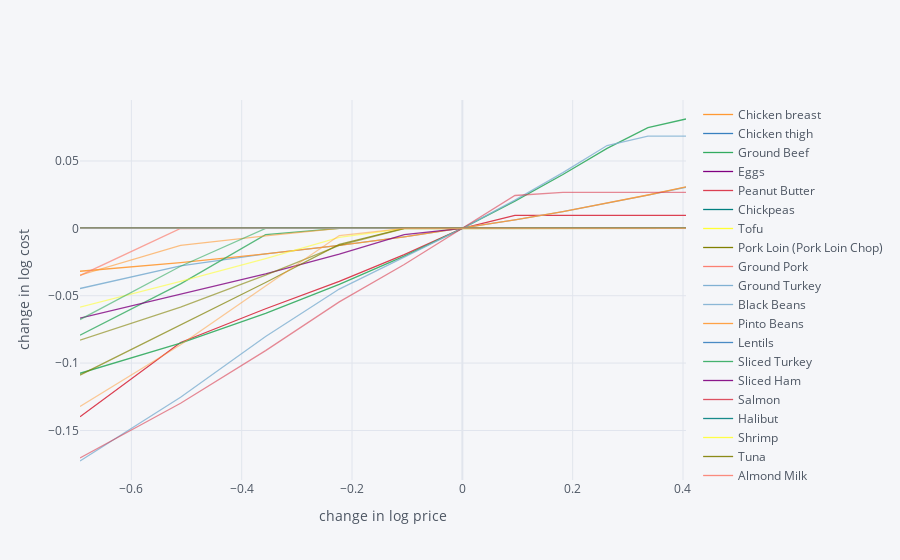

Write notebook code for a chart like this one.
### Markdown cell above
## [C]Sensitivity Analysis
As prices change, we should expect the minimum cost diet to also change. The code below creates a graph which changes prices away from the `base’ case one food at a time, and plots changes in total diet cost. We see that increases in price have a relatively lower impact (increase) on total diet cost compared to a decrease in price. For example, if there were discounts one week, it would most likely have a pretty large impact on the cost of the total diet. We find that cheddar cheese is very sensitive to price, while sliced turkey is sensitive to increases and jalapenos are sensitive to decreases.

### Code cell
import cufflinks as cf
cf.go_offline()

#Berkeley Bowl

scale = [.5,.6,.7,.8,.9,1.,1.1,1.2,1.3,1.4,1.5]

cost0 = solve_subsistence_problem(FoodNutrients,prices_bb,diet_min[group],diet_max[group],tol=tol).fun

Price_response={}
for s in scale:
    cost = {}
    for i,p in enumerate(prices_bb):
        my_p = prices_bb.copy()
        my_p[i] = p*s
        result = solve_subsistence_problem(FoodNutrients,my_p,diet_min[group],diet_max[group],tol=tol)
        cost[prices_bb.index[i]] = np.log(result.fun/cost0)
    Price_response[np.log(s)] = cost

Price_response = pd.DataFrame(Price_response).T
Price_response.iplot(xTitle='change in log price',yTitle='change in log cost')

### Figure 1 — Plotly figure (JSON) as saved in the notebook; plotly's stock layout.template omitted (floating-point values rounded to 4 significant figures)
{"data": [{"line": {"color": "rgba(255, 153, 51, 1.0)", "dash": "solid", "shape": "linear", "width": 1.3}, "mode": "lines", "name": "Chicken breast", "text": "", "type": "scatter", "x": [-0.6931, -0.5108, -0.3567, -0.2231, -0.1054, 0, 0.09531, 0.1823, 0.2624, 0.3365, 0.4055], "y": [-3.766e-08, -3.608e-08, -3.006e-08, -1.818e-08, -4.282e-09, 0, -3.29e-08, 2.43e-07, -1.729e-08, 1.1e-07, 2.014e-07]}, {"line": {"color": "rgba(55, 128, 191, 1.0)", "dash": "solid", "shape": "linear", "width": 1.3}, "mode": "lines", "name": "Chicken thigh", "text": "", "type": "scatter", "x": [-0.6931, -0.5108, -0.3567, -0.2231, -0.1054, 0, 0.09531, 0.1823, 0.2624, 0.3365, 0.4055], "y": [7.924e-09, 1.197e-07, 1.161e-07, -3.022e-08, -3.794e-08, 0, -1.154e-08, -2.95e-08, -3.696e-08, -3.814e-08, 2.043e-07]}, {"line": {"color": "rgba(50, 171, 96, 1.0)", "dash": "solid", "shape": "linear", "width": 1.3}, "mode": "lines", "name": "Ground Beef", "text": "", "type": "scatter", "x": [-0.6931, -0.5108, -0.3567, -0.2231, -0.1054, 0, 0.09531, 0.1823, 0.2624, 0.3365, 0.4055], "y": [-3.827e-08, -3.774e-08, -3.485e-08, -2.351e-08, -5.672e-09, 0, -3.768e-08, -1.937e-08, 8.303e-08, 1.746e-07, 1.456e-07]}, {"line": {"color": "rgba(128, 0, 128, 1.0)", "dash": "solid", "shape": "linear", "width": 1.3}, "mode": "lines", "name": "Eggs", "text": "", "type": "scatter", "x": [-0.6931, -0.5108, -0.3567, -0.2231, -0.1054, 0, 0.09531, 0.1823, 0.2624, 0.3365, 0.4055], "y": [4.088e-07, 1.02e-07, 1.437e-07, -7.354e-09, -3.757e-08, 0, -1.365e-08, -3.171e-08, -3.75e-08, -3.83e-08, -3.837e-08]}, {"line": {"color": "rgba(219, 64, 82, 1.0)", "dash": "solid", "shape": "linear", "width": 1.3}, "mode": "lines", "name": "Peanut Butter", "text": "", "type": "scatter", "x": [-0.6931, -0.5108, -0.3567, -0.2231, -0.1054, 0, 0.09531, 0.1823, 0.2624, 0.3365, 0.4055], "y": [-0.1399, -0.08471, -0.05967, -0.03938, -0.0195, 0, 0.009576, 0.009576, 0.009576, 0.009576, 0.009576]}, {"line": {"color": "rgba(0, 128, 128, 1.0)", "dash": "solid", "shape": "linear", "width": 1.3}, "mode": "lines", "name": "Chickpeas", "text": "", "type": "scatter", "x": [-0.6931, -0.5108, -0.3567, -0.2231, -0.1054, 0, 0.09531, 0.1823, 0.2624, 0.3365, 0.4055], "y": [-3.789e-08, -3.83e-08, -3.775e-08, 2.676e-07, 1.244e-07, 0, -3.799e-08, -3.832e-08, -3.835e-08, 9.168e-07, 1.253e-06]}, {"line": {"color": "rgba(255, 255, 51, 1.0)", "dash": "solid", "shape": "linear", "width": 1.3}, "mode": "lines", "name": "Tofu", "text": "", "type": "scatter", "x": [-0.6931, -0.5108, -0.3567, -0.2231, -0.1054, 0, 0.09531, 0.1823, 0.2624, 0.3365, 0.4055], "y": [-3.718e-08, 1.001e-06, -3.445e-08, 3.158e-07, 1.304e-07, 0, -3.834e-08, 4.47e-08, 4.906e-08, -1.102e-09, -1.031e-08]}, {"line": {"color": "rgba(128, 128, 0, 1.0)", "dash": "solid", "shape": "linear", "width": 1.3}, "mode": "lines", "name": "Pork Loin (Pork Loin Chop)", "text": "", "type": "scatter", "x": [-0.6931, -0.5108, -0.3567, -0.2231, -0.1054, 0, 0.09531, 0.1823, 0.2624, 0.3365, 0.4055], "y": [1.114e-06, 1.091e-06, 3.738e-07, 1.255e-07, -3.773e-08, 0, -1.052e-08, -3.564e-08, 1.366e-08, -3.203e-08, -3.82e-08]}, {"line": {"color": "rgba(251, 128, 114, 1.0)", "dash": "solid", "shape": "linear", "width": 1.3}, "mode": "lines", "name": "Ground Pork", "text": "", "type": "scatter", "x": [-0.6931, -0.5108, -0.3567, -0.2231, -0.1054, 0, 0.09531, 0.1823, 0.2624, 0.3365, 0.4055], "y": [5.629e-09, 9.007e-09, 7.186e-09, 4.853e-09, 2.64e-09, 0, -7.464e-09, -2.748e-08, -2.842e-08, 1.165e-07, -3.071e-08]}, {"line": {"color": "rgba(128, 177, 211, 1.0)", "dash": "solid", "shape": "linear", "width": 1.3}, "mode": "lines", "name": "Ground Turkey", "text": "", "type": "scatter", "x": [-0.6931, -0.5108, -0.3567, -0.2231, -0.1054, 0, 0.09531, 0.1823, 0.2624, 0.3365, 0.4055], "y": [5.003e-09, 4.579e-09, 3.879e-09, 2.917e-09, 1.783e-09, 0, -5.488e-09, -2.27e-08, -3.835e-08, 1.151e-07, -9.506e-10]}, {"line": {"color": "rgba(128, 177, 211, 0.8999999999999999)", "dash": "solid", "shape": "linear", "width": 1.3}, "mode": "lines", "name": "Black Beans", "text": "", "type": "scatter", "x": [-0.6931, -0.5108, -0.3567, -0.2231, -0.1054, 0, 0.09531, 0.1823, 0.2624, 0.3365, 0.4055], "y": [-0.04465, -0.02785, -0.019, -0.01263, -0.006293, 0, 0.006255, 0.01247, 0.01865, 0.02473, 0.03054]}, {"line": {"color": "rgba(255, 153, 51, 0.8999999999999999)", "dash": "solid", "shape": "linear", "width": 1.3}, "mode": "lines", "name": "Pinto Beans", "text": "", "type": "scatter", "x": [-0.6931, -0.5108, -0.3567, -0.2231, -0.1054, 0, 0.09531, 0.1823, 0.2624, 0.3365, 0.4055], "y": [-0.03185, -0.0254, -0.01899, -0.01262, -0.006288, 0, 0.006249, 0.01246, 0.01863, 0.02477, 0.03086]}, {"line": {"color": "rgba(55, 128, 191, 0.8999999999999999)", "dash": "solid", "shape": "linear", "width": 1.3}, "mode": "lines", "name": "Lentils", "text": "", "type": "scatter", "x": [-0.6931, -0.5108, -0.3567, -0.2231, -0.1054, 0, 0.09531, 0.1823, 0.2624, 0.3365, 0.4055], "y": [2.086e-08, 1.296e-08, 6.875e-09, 4.08e-09, 2.63e-09, 0, -1.382e-08, -3.796e-08, 2.221e-07, -3.12e-08, 1.893e-08]}, {"line": {"color": "rgba(50, 171, 96, 0.8999999999999999)", "dash": "solid", "shape": "linear", "width": 1.3}, "mode": "lines", "name": "Sliced Turkey", "text": "", "type": "scatter", "x": [-0.6931, -0.5108, -0.3567, -0.2231, -0.1054, 0, 0.09531, 0.1823, 0.2624, 0.3365, 0.4055], "y": [-0.1076, -0.0851, -0.06314, -0.04165, -0.02061, 0, 0.02019, 0.03998, 0.05939, 0.07474, 0.08117]}, {"line": {"color": "rgba(128, 0, 128, 0.8999999999999999)", "dash": "solid", "shape": "linear", "width": 1.3}, "mode": "lines", "name": "Sliced Ham", "text": "", "type": "scatter", "x": [-0.6931, -0.5108, -0.3567, -0.2231, -0.1054, 0, 0.09531, 0.1823, 0.2624, 0.3365, 0.4055], "y": [-3.826e-08, -3.827e-08, -3.834e-08, 7.516e-07, -3.313e-08, 0, 2.559e-08, 8.959e-08, 1.993e-07, -7.253e-09, -3.757e-08]}, {"line": {"color": "rgba(219, 64, 82, 0.8999999999999999)", "dash": "solid", "shape": "linear", "width": 1.3}, "mode": "lines", "name": "Salmon", "text": "", "type": "scatter", "x": [-0.6931, -0.5108, -0.3567, -0.2231, -0.1054, 0, 0.09531, 0.1823, 0.2624, 0.3365, 0.4055], "y": [3.912e-07, 2.923e-07, -2.018e-08, 1.367e-07, 1.117e-08, 0, 6.613e-08, 1.31e-08, -3.838e-08, -3.487e-08, -3.794e-08]}, {"line": {"color": "rgba(0, 128, 128, 0.8999999999999999)", "dash": "solid", "shape": "linear", "width": 1.3}, "mode": "lines", "name": "Halibut", "text": "", "type": "scatter", "x": [-0.6931, -0.5108, -0.3567, -0.2231, -0.1054, 0, 0.09531, 0.1823, 0.2624, 0.3365, 0.4055], "y": [-3.75e-08, -3.74e-08, -3.742e-08, -2.311e-08, -3.742e-08, 0, -1.427e-08, 2.193e-08, -3.836e-08, 1.092e-06, -3.646e-08]}, {"line": {"color": "rgba(255, 255, 51, 0.8999999999999999)", "dash": "solid", "shape": "linear", "width": 1.3}, "mode": "lines", "name": "Shrimp", "text": "", "type": "scatter", "x": [-0.6931, -0.5108, -0.3567, -0.2231, -0.1054, 0, 0.09531, 0.1823, 0.2624, 0.3365, 0.4055], "y": [2.166e-07, 2.223e-07, 1.999e-07, 1.315e-08, -9.956e-09, 0, -1.774e-08, 1.234e-07, -3.377e-08, -8.147e-09, -3.829e-08]}, {"line": {"color": "rgba(128, 128, 0, 0.8999999999999999)", "dash": "solid", "shape": "linear", "width": 1.3}, "mode": "lines", "name": "Tuna", "text": "", "type": "scatter", "x": [-0.6931, -0.5108, -0.3567, -0.2231, -0.1054, 0, 0.09531, 0.1823, 0.2624, 0.3365, 0.4055], "y": [1.334e-06, -2.16e-08, -3.732e-08, -3.754e-08, 4.69e-07, 0, -3.826e-08, 2.234e-09, -2.874e-08, -3.196e-08, -3.281e-08]}, {"line": {"color": "rgba(251, 128, 114, 0.8999999999999999)", "dash": "solid", "shape": "linear", "width": 1.3}, "mode": "lines", "name": "Almond Milk", "text": "", "type": "scatter", "x": [-0.6931, -0.5108, -0.3567, -0.2231, -0.1054, 0, 0.09531, 0.1823, 0.2624, 0.3365, 0.4055], "y": [-5.525e-05, 9.309e-08, -2.05e-08, -1.537e-08, 1.224e-08, 0, -3.816e-08, 8.209e-07, 5.272e-07, 3.825e-07, 6.139e-07]}, {"line": {"color": "rgba(251, 128, 114, 0.7999999999999998)", "dash": "solid", "shape": "linear", "width": 1.3}, "mode": "lines", "name": "2% milk", "text": "", "type": "scatter", "x": [-0.6931, -0.5108, -0.3567, -0.2231, -0.1054, 0, 0.09531, 0.1823, 0.2624, 0.3365, 0.4055], "y": [1.046e-08, -7.167e-09, -1.445e-09, 4.376e-08, 3.604e-08, 0, 2.233e-07, -3.839e-08, -3.747e-08, -3.809e-08, -3.81e-08]}, {"line": {"color": "rgba(128, 177, 211, 0.7999999999999998)", "dash": "solid", "shape": "linear", "width": 1.3}, "mode": "lines", "name": "Cheddar cheese", "text": "", "type": "scatter", "x": [-0.6931, -0.5108, -0.3567, -0.2231, -0.1054, 0, 0.09531, 0.1823, 0.2624, 0.3365, 0.4055], "y": [-0.1727, -0.1253, -0.08032, -0.04505, -0.02136, 0, 0.02092, 0.0414, 0.06145, 0.06853, 0.06853]}, {"line": {"color": "rgba(255, 153, 51, 0.7999999999999998)", "dash": "solid", "shape": "linear", "width": 1.3}, "mode": "lines", "name": "Unsalted butter", "text": "", "type": "scatter", "x": [-0.6931, -0.5108, -0.3567, -0.2231, -0.1054, 0, 0.09531, 0.1823, 0.2624, 0.3365, 0.4055], "y": [1.007e-07, 2.573e-07, 1.16e-07, 1.526e-07, -3.486e-08, 0, -7.197e-09, -1.712e-08, -2.405e-08, -2.81e-08, -3.035e-08]}, {"line": {"color": "rgba(55, 128, 191, 0.7999999999999998)", "dash": "solid", "shape": "linear", "width": 1.3}, "mode": "lines", "name": "Greek yogurt", "text": "", "type": "scatter", "x": [-0.6931, -0.5108, -0.3567, -0.2231, -0.1054, 0, 0.09531, 0.1823, 0.2624, 0.3365, 0.4055], "y": [-3.8e-08, -3.801e-08, 4.622e-08, -1.446e-08, 3.199e-07, 0, 1.605e-08, 1.279e-07, -1.036e-08, -2.51e-08, -2.401e-08]}, {"line": {"color": "rgba(50, 171, 96, 0.7999999999999998)", "dash": "solid", "shape": "linear", "width": 1.3}, "mode": "lines", "name": "Oat Milk", "text": "", "type": "scatter", "x": [-0.6931, -0.5108, -0.3567, -0.2231, -0.1054, 0, 0.09531, 0.1823, 0.2624, 0.3365, 0.4055], "y": [-0.07936, -0.04123, -0.004708, -4.88e-06, -2.815e-08, 0, -6.864e-09, 2.533e-07, 1.026e-07, 1.215e-07, -3.739e-08]}, {"line": {"color": "rgba(128, 0, 128, 0.7999999999999998)", "dash": "solid", "shape": "linear", "width": 1.3}, "mode": "lines", "name": "Wheat Cereal", "text": "", "type": "scatter", "x": [-0.6931, -0.5108, -0.3567, -0.2231, -0.1054, 0, 0.09531, 0.1823, 0.2624, 0.3365, 0.4055], "y": [-0.06657, -0.04876, -0.03386, -0.01917, -0.004693, 0, 1.073e-06, 8.014e-07, 8.107e-07, 7.968e-07, 7.745e-07]}, {"line": {"color": "rgba(219, 64, 82, 0.7999999999999998)", "dash": "solid", "shape": "linear", "width": 1.3}, "mode": "lines", "name": "Granola", "text": "", "type": "scatter", "x": [-0.6931, -0.5108, -0.3567, -0.2231, -0.1054, 0, 0.09531, 0.1823, 0.2624, 0.3365, 0.4055], "y": [-3.811e-08, -3.765e-08, -3.513e-08, -2.467e-08, -6.579e-09, 0, -3.771e-08, -1.005e-08, 5.71e-08, 1.414e-07, 1.38e-07]}, {"line": {"color": "rgba(0, 128, 128, 0.7999999999999998)", "dash": "solid", "shape": "linear", "width": 1.3}, "mode": "lines", "name": "Brown Rice", "text": "", "type": "scatter", "x": [-0.6931, -0.5108, -0.3567, -0.2231, -0.1054, 0, 0.09531, 0.1823, 0.2624, 0.3365, 0.4055], "y": [1.538e-07, -3.832e-08, -2.231e-08, -4.183e-09, -2.67e-10, 0, -5.406e-10, -1.528e-09, -2.915e-09, -4.755e-09, -7.347e-09]}, {"line": {"color": "rgba(255, 255, 51, 0.7999999999999998)", "dash": "solid", "shape": "linear", "width": 1.3}, "mode": "lines", "name": "Jasmine Rice", "text": "", "type": "scatter", "x": [-0.6931, -0.5108, -0.3567, -0.2231, -0.1054, 0, 0.09531, 0.1823, 0.2624, 0.3365, 0.4055], "y": [9.547e-08, -2.469e-08, 2.418e-07, -3.776e-08, -1.179e-08, 0, -2.745e-09, -9.825e-09, -1.774e-08, -2.456e-08, -2.977e-08]}, {"line": {"color": "rgba(128, 128, 0, 0.7999999999999998)", "dash": "solid", "shape": "linear", "width": 1.3}, "mode": "lines", "name": "Potatoes", "text": "", "type": "scatter", "x": [-0.6931, -0.5108, -0.3567, -0.2231, -0.1054, 0, 0.09531, 0.1823, 0.2624, 0.3365, 0.4055], "y": [2.969e-07, 2.272e-08, 7.89e-07, -3.435e-08, -1.292e-08, 0, -2.221e-08, -2.851e-08, 3.222e-07, 2.634e-07, 2.056e-07]}, {"line": {"color": "rgba(128, 128, 0, 0.7)", "dash": "solid", "shape": "linear", "width": 1.3}, "mode": "lines", "name": "Bananas", "text": "", "type": "scatter", "x": [-0.6931, -0.5108, -0.3567, -0.2231, -0.1054, 0, 0.09531, 0.1823, 0.2624, 0.3365, 0.4055], "y": [-0.1089, -0.07151, -0.04019, -0.01184, -4.116e-09, 0, -3.785e-08, -3.816e-08, 1.559e-07, -3.564e-08, 1.226e-08]}, {"line": {"color": "rgba(251, 128, 114, 0.7)", "dash": "solid", "shape": "linear", "width": 1.3}, "mode": "lines", "name": "Apples", "text": "", "type": "scatter", "x": [-0.6931, -0.5108, -0.3567, -0.2231, -0.1054, 0, 0.09531, 0.1823, 0.2624, 0.3365, 0.4055], "y": [-0.03502, -0.0001179, -3.818e-08, 6.599e-07, 8.951e-08, 0, 1.175e-06, 3.98e-08, -3.84e-08, 3.33e-08, 2.418e-08]}, {"line": {"color": "rgba(128, 177, 211, 0.7)", "dash": "solid", "shape": "linear", "width": 1.3}, "mode": "lines", "name": "Avocados", "text": "", "type": "scatter", "x": [-0.6931, -0.5108, -0.3567, -0.2231, -0.1054, 0, 0.09531, 0.1823, 0.2624, 0.3365, 0.4055], "y": [-3.32e-08, -3.009e-08, 6.375e-07, -3.393e-08, -3.803e-08, 0, 4.159e-08, -3.803e-08, -3.366e-08, -3.836e-08, -3.282e-08]}, {"line": {"color": "rgba(255, 153, 51, 0.7)", "dash": "solid", "shape": "linear", "width": 1.3}, "mode": "lines", "name": "Blue Berries", "text": "", "type": "scatter", "x": [-0.6931, -0.5108, -0.3567, -0.2231, -0.1054, 0, 0.09531, 0.1823, 0.2624, 0.3365, 0.4055], "y": [2.972e-07, 4.933e-07, 2.82e-07, 8.683e-08, -1.159e-08, 0, -8.948e-09, -3.772e-08, -3.748e-08, 6.214e-08, 2.737e-08]}, {"line": {"color": "rgba(55, 128, 191, 0.7)", "dash": "solid", "shape": "linear", "width": 1.3}, "mode": "lines", "name": "Tomatoes", "text": "", "type": "scatter", "x": [-0.6931, -0.5108, -0.3567, -0.2231, -0.1054, 0, 0.09531, 0.1823, 0.2624, 0.3365, 0.4055], "y": [1.132e-06, -3.824e-08, 8.424e-07, 4.17e-07, -3.805e-08, 0, 1.139e-06, 1.254e-06, 1.228e-06, 2.239e-07, 4.126e-07]}, {"line": {"color": "rgba(50, 171, 96, 0.7)", "dash": "solid", "shape": "linear", "width": 1.3}, "mode": "lines", "name": "Kale", "text": "", "type": "scatter", "x": [-0.6931, -0.5108, -0.3567, -0.2231, -0.1054, 0, 0.09531, 0.1823, 0.2624, 0.3365, 0.4055], "y": [2.229e-09, -3.73e-10, -1.145e-09, -1.189e-09, -6.968e-10, 0, 8.656e-10, 1.823e-09, 2.782e-09, 3.616e-09, 4.125e-09]}, {"line": {"color": "rgba(128, 0, 128, 0.7)", "dash": "solid", "shape": "linear", "width": 1.3}, "mode": "lines", "name": "Garlic", "text": "", "type": "scatter", "x": [-0.6931, -0.5108, -0.3567, -0.2231, -0.1054, 0, 0.09531, 0.1823, 0.2624, 0.3365, 0.4055], "y": [6.094e-08, 2.218e-07, 1.365e-07, 4.077e-08, -3.778e-08, 0, -7.884e-09, -2.04e-08, -2.863e-08, -3.317e-08, -3.532e-08]}, {"line": {"color": "rgba(219, 64, 82, 0.7)", "dash": "solid", "shape": "linear", "width": 1.3}, "mode": "lines", "name": "Red Onion", "text": "", "type": "scatter", "x": [-0.6931, -0.5108, -0.3567, -0.2231, -0.1054, 0, 0.09531, 0.1823, 0.2624, 0.3365, 0.4055], "y": [9.278e-09, 5.225e-09, 3.247e-09, 2.578e-09, 1.943e-09, 0, -9.161e-09, -3.272e-08, -3.811e-08, 1.741e-07, -2.805e-08]}, {"line": {"color": "rgba(0, 128, 128, 0.7)", "dash": "solid", "shape": "linear", "width": 1.3}, "mode": "lines", "name": "Yellow Onion", "text": "", "type": "scatter", "x": [-0.6931, -0.5108, -0.3567, -0.2231, -0.1054, 0, 0.09531, 0.1823, 0.2624, 0.3365, 0.4055], "y": [-1.526e-08, 3.105e-07, -3.726e-08, -8.371e-09, -3.267e-10, 0, -1.268e-09, -3.182e-09, -5.071e-09, -6.941e-09, -8.956e-09]}, {"line": {"color": "rgba(255, 255, 51, 0.7)", "dash": "solid", "shape": "linear", "width": 1.3}, "mode": "lines", "name": "White Onion", "text": "", "type": "scatter", "x": [-0.6931, -0.5108, -0.3567, -0.2231, -0.1054, 0, 0.09531, 0.1823, 0.2624, 0.3365, 0.4055], "y": [1.396e-07, -1.406e-08, 2.959e-07, -3.79e-08, -6.119e-09, 0, -2.258e-09, -6.529e-09, -1.076e-08, -1.44e-08, -1.733e-08]}, {"line": {"color": "rgba(255, 255, 51, 0.5999999999999999)", "dash": "solid", "shape": "linear", "width": 1.3}, "mode": "lines", "name": "Cauliflower", "text": "", "type": "scatter", "x": [-0.6931, -0.5108, -0.3567, -0.2231, -0.1054, 0, 0.09531, 0.1823, 0.2624, 0.3365, 0.4055], "y": [-0.05848, -0.0394, -0.02251, -0.006733, -0.0001173, 0, 5.328e-05, 5.308e-05, 5.308e-05, 5.31e-05, 5.31e-05]}, {"line": {"color": "rgba(128, 128, 0, 0.5999999999999999)", "dash": "solid", "shape": "linear", "width": 1.3}, "mode": "lines", "name": "Broccoli", "text": "", "type": "scatter", "x": [-0.6931, -0.5108, -0.3567, -0.2231, -0.1054, 0, 0.09531, 0.1823, 0.2624, 0.3365, 0.4055], "y": [-0.08293, -0.05844, -0.03467, -0.01262, -0.0001134, 0, -3.717e-08, -3.816e-08, 9.821e-07, 2.75e-07, 1.756e-07]}, {"line": {"color": "rgba(251, 128, 114, 0.5999999999999999)", "dash": "solid", "shape": "linear", "width": 1.3}, "mode": "lines", "name": "Carrots", "text": "", "type": "scatter", "x": [-0.6931, -0.5108, -0.3567, -0.2231, -0.1054, 0, 0.09531, 0.1823, 0.2624, 0.3365, 0.4055], "y": [-2.871e-08, 1.699e-08, -6.157e-09, 2.212e-07, 6.885e-08, 0, -3.618e-08, 8.811e-07, 2.757e-08, 1.826e-07, 2.038e-07]}, {"line": {"color": "rgba(128, 177, 211, 0.5999999999999999)", "dash": "solid", "shape": "linear", "width": 1.3}, "mode": "lines", "name": "Sweet Potatoes", "text": "", "type": "scatter", "x": [-0.6931, -0.5108, -0.3567, -0.2231, -0.1054, 0, 0.09531, 0.1823, 0.2624, 0.3365, 0.4055], "y": [4.921e-07, 4.108e-07, 1.677e-07, 1.243e-07, 2.316e-07, 0, -2.015e-08, -3.636e-08, -3.826e-08, -3.835e-08, -3.833e-08]}, {"line": {"color": "rgba(255, 153, 51, 0.5999999999999999)", "dash": "solid", "shape": "linear", "width": 1.3}, "mode": "lines", "name": "Romaine Lettuce", "text": "", "type": "scatter", "x": [-0.6931, -0.5108, -0.3567, -0.2231, -0.1054, 0, 0.09531, 0.1823, 0.2624, 0.3365, 0.4055], "y": [-0.03475, -0.01264, -0.005534, -1.602e-08, -3.146e-08, 0, 8.258e-08, 6.93e-07, 1.943e-07, 8.327e-07, -3.83e-08]}, {"line": {"color": "rgba(55, 128, 191, 0.5999999999999999)", "dash": "solid", "shape": "linear", "width": 1.3}, "mode": "lines", "name": "Spinach", "text": "", "type": "scatter", "x": [-0.6931, -0.5108, -0.3567, -0.2231, -0.1054, 0, 0.09531, 0.1823, 0.2624, 0.3365, 0.4055], "y": [3.886e-07, 3.216e-07, 1.617e-06, -3.1e-08, -7.256e-09, 0, -4e-10, -4.804e-09, -1.114e-08, -1.812e-08, -2.44e-08]}, {"line": {"color": "rgba(50, 171, 96, 0.5999999999999999)", "dash": "solid", "shape": "linear", "width": 1.3}, "mode": "lines", "name": "Cucumbers", "text": "", "type": "scatter", "x": [-0.6931, -0.5108, -0.3567, -0.2231, -0.1054, 0, 0.09531, 0.1823, 0.2624, 0.3365, 0.4055], "y": [-0.0677, -0.02814, -3.831e-08, -1.338e-08, -2.309e-09, 0, -3.773e-08, -3.749e-08, -3.811e-08, -3.81e-08, -3.789e-08]}, {"line": {"color": "rgba(128, 0, 128, 0.5999999999999999)", "dash": "solid", "shape": "linear", "width": 1.3}, "mode": "lines", "name": "Cremini Mushrooms", "text": "", "type": "scatter", "x": [-0.6931, -0.5108, -0.3567, -0.2231, -0.1054, 0, 0.09531, 0.1823, 0.2624, 0.3365, 0.4055], "y": [-1.444e-08, -3.693e-08, 4.834e-07, 5.546e-07, -3.835e-08, 0, -2.174e-08, -3.684e-08, -3.833e-08, 1.141e-06, 7.702e-07]}, {"line": {"color": "rgba(219, 64, 82, 0.5999999999999999)", "dash": "solid", "shape": "linear", "width": 1.3}, "mode": "lines", "name": "Jalepenos", "text": "", "type": "scatter", "x": [-0.6931, -0.5108, -0.3567, -0.2231, -0.1054, 0, 0.09531, 0.1823, 0.2624, 0.3365, 0.4055], "y": [-0.1704, -0.1298, -0.09077, -0.0546, -0.02685, 0, 0.02438, 0.02673, 0.02673, 0.02673, 0.02673]}, {"line": {"color": "rgba(0, 128, 128, 0.5999999999999999)", "dash": "solid", "shape": "linear", "width": 1.3}, "mode": "lines", "name": "Olive Oil", "text": "", "type": "scatter", "x": [-0.6931, -0.5108, -0.3567, -0.2231, -0.1054, 0, 0.09531, 0.1823, 0.2624, 0.3365, 0.4055], "y": [2.79e-07, 2.092e-07, 2.302e-08, -3.786e-08, -1.115e-08, 0, -5.829e-09, -1.259e-08, -1.79e-08, -2.172e-08, -2.436e-08]}, {"line": {"color": "rgba(0, 128, 128, 0.49999999999999983)", "dash": "solid", "shape": "linear", "width": 1.3}, "mode": "lines", "name": "Vegetable Oil", "text": "", "type": "scatter", "x": [-0.6931, -0.5108, -0.3567, -0.2231, -0.1054, 0, 0.09531, 0.1823, 0.2624, 0.3365, 0.4055], "y": [2.156e-07, 1.344e-07, -9.212e-09, 2.326e-07, -3.354e-08, 0, -5.252e-09, -1.841e-08, -2.942e-08, -3.56e-08, -3.759e-08]}, {"line": {"color": "rgba(255, 255, 51, 0.49999999999999983)", "dash": "solid", "shape": "linear", "width": 1.3}, "mode": "lines", "name": "Salt", "text": "", "type": "scatter", "x": [-0.6931, -0.5108, -0.3567, -0.2231, -0.1054, 0, 0.09531, 0.1823, 0.2624, 0.3365, 0.4055], "y": [-3.631e-08, -3.301e-08, -2.777e-08, -2.083e-08, -1.142e-08, 0, 9.874e-09, 2.04e-08, 3.124e-08, 4.163e-08, 4.995e-08]}, {"line": {"color": "rgba(128, 128, 0, 0.49999999999999983)", "dash": "solid", "shape": "linear", "width": 1.3}, "mode": "lines", "name": "Tomato Sauce", "text": "", "type": "scatter", "x": [-0.6931, -0.5108, -0.3567, -0.2231, -0.1054, 0, 0.09531, 0.1823, 0.2624, 0.3365, 0.4055], "y": [2.429e-07, 1.615e-06, 1.511e-06, 3.635e-07, 2.388e-07, 0, -3.737e-08, 6.482e-07, 1.008e-08, 1.637e-08, 4.929e-09]}, {"line": {"color": "rgba(251, 128, 114, 0.49999999999999983)", "dash": "solid", "shape": "linear", "width": 1.3}, "mode": "lines", "name": "Sugar", "text": "", "type": "scatter", "x": [-0.6931, -0.5108, -0.3567, -0.2231, -0.1054, 0, 0.09531, 0.1823, 0.2624, 0.3365, 0.4055], "y": [3.532e-08, 4.646e-09, 2.562e-07, -3.762e-08, -1.315e-08, 0, -1.615e-09, -8.63e-09, -1.735e-08, -2.523e-08, -3.124e-08]}, {"line": {"color": "rgba(128, 177, 211, 0.49999999999999983)", "dash": "solid", "shape": "linear", "width": 1.3}, "mode": "lines", "name": "Honey", "text": "", "type": "scatter", "x": [-0.6931, -0.5108, -0.3567, -0.2231, -0.1054, 0, 0.09531, 0.1823, 0.2624, 0.3365, 0.4055], "y": [1.044e-06, 1.548e-06, 3.028e-07, 4.528e-08, 1.283e-07, 0, -3.612e-08, -3.837e-08, 3.885e-07, 3.226e-08, 2.84e-07]}, {"line": {"color": "rgba(255, 153, 51, 0.49999999999999983)", "dash": "solid", "shape": "linear", "width": 1.3}, "mode": "lines", "name": "Bread (multi grain)", "text": "", "type": "scatter", "x": [-0.6931, -0.5108, -0.3567, -0.2231, -0.1054, 0, 0.09531, 0.1823, 0.2624, 0.3365, 0.4055], "y": [-0.1322, -0.08637, -0.04272, -0.00534, 8.529e-08, 0, -2.235e-08, -3.071e-08, -3.544e-08, -3.785e-08, -3.816e-08]}], "layout": {"legend": {"bgcolor": "#F5F6F9", "font": {"color": "#4D5663"}}, "paper_bgcolor": "#F5F6F9", "plot_bgcolor": "#F5F6F9", "title": {"font": {"color": "#4D5663"}}, "xaxis": {"gridcolor": "#E1E5ED", "showgrid": true, "tickfont": {"color": "#4D5663"}, "title": {"font": {"color": "#4D5663"}, "text": "change in log price"}, "zerolinecolor": "#E1E5ED"}, "yaxis": {"gridcolor": "#E1E5ED", "showgrid": true, "tickfont": {"color": "#4D5663"}, "title": {"font": {"color": "#4D5663"}, "text": "change in log cost"}, "zerolinecolor": "#E1E5ED"}}}
